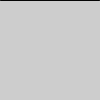
Frame 1 (no input)
Frame 60 (the mouse pressed at the canvas centre just before this capture): identical to frame 1, image omitted
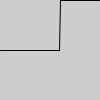
Frame 120 (the mouse held since frame 60 and released just before this capture)

The Processing sketch that drew these frames (run headless with seeded random() and noise(); from frame 60 on, the mouse is pressed at the canvas centre):

// Processing sketch: day_17_1
// ── day_17_1.pde
int[] y;
void setup(){
  size(100,100);
  y = new int[width];
}
void draw(){
  background(205);
  for (int i = y.length-1; i > 0; i--){
    y[i] = y[i-1]; //read from bottom of 
  }
    y[0] = mouseY; //add new value @ top
    
    for(int i = 1; i < y.length; i ++){
      line(i,y[i],i-1,y[i-1]);}
}
